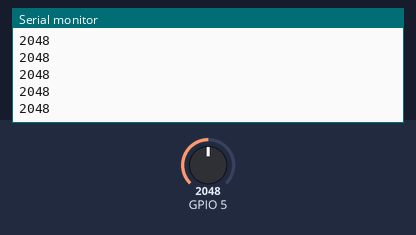
The program below on a simulated Seeed XIAO ESP32-C3. Shown: the last lines printed to the serial monitor. The test bench sets the inputs (shaded band); at power-on: GPIO 5 = 2048 (analog values on the 0–4095 scale).

Above: at 2.2 s.
2.3 s: GPIO 5 set to 2866
At 2.56 s:
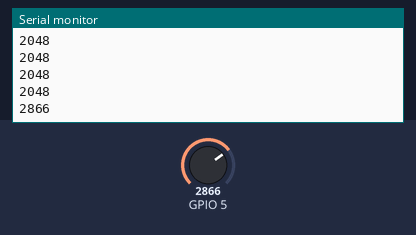
3.8 s: GPIO 5 set to 3603
At 3.96 s:
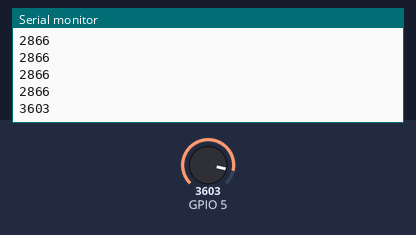
Timing chart, 0 to 6.8 s (numbered marks = the images above; inputs shaded):
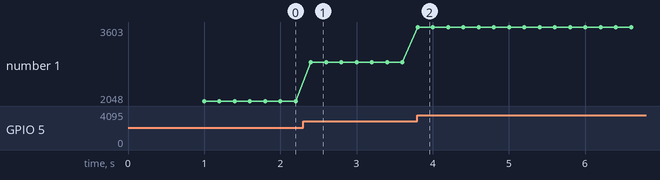

Measured:
- after the input at 2.3 s, the serial monitor: prints a new line after 0.10 s (image 1)
- after the input at 3.8 s, the serial monitor: prints a new line at once (image 2)
- plotted number 1: 2048 → 2866 after the input at 2.3 s, 2866 → 3603 after the input at 3.8 s

The program:

main.cpp
```cpp
// (licence header left out)
////////////////////////////////////////////////////////////////////////////////
// Includes

#include <Arduino.h>

////////////////////////////////////////////////////////////////////////////////
// setup and loop

void setup()
{
    Serial.begin(115200);
    delay(1000);
    Serial.println();
    Serial.println();

    analogReadResolution(12);
}

void loop()
{
    const int value = analogRead(A3);
    Serial.println(value);

    delay(200);
}

////////////////////////////////////////////////////////////////////////////////
```
